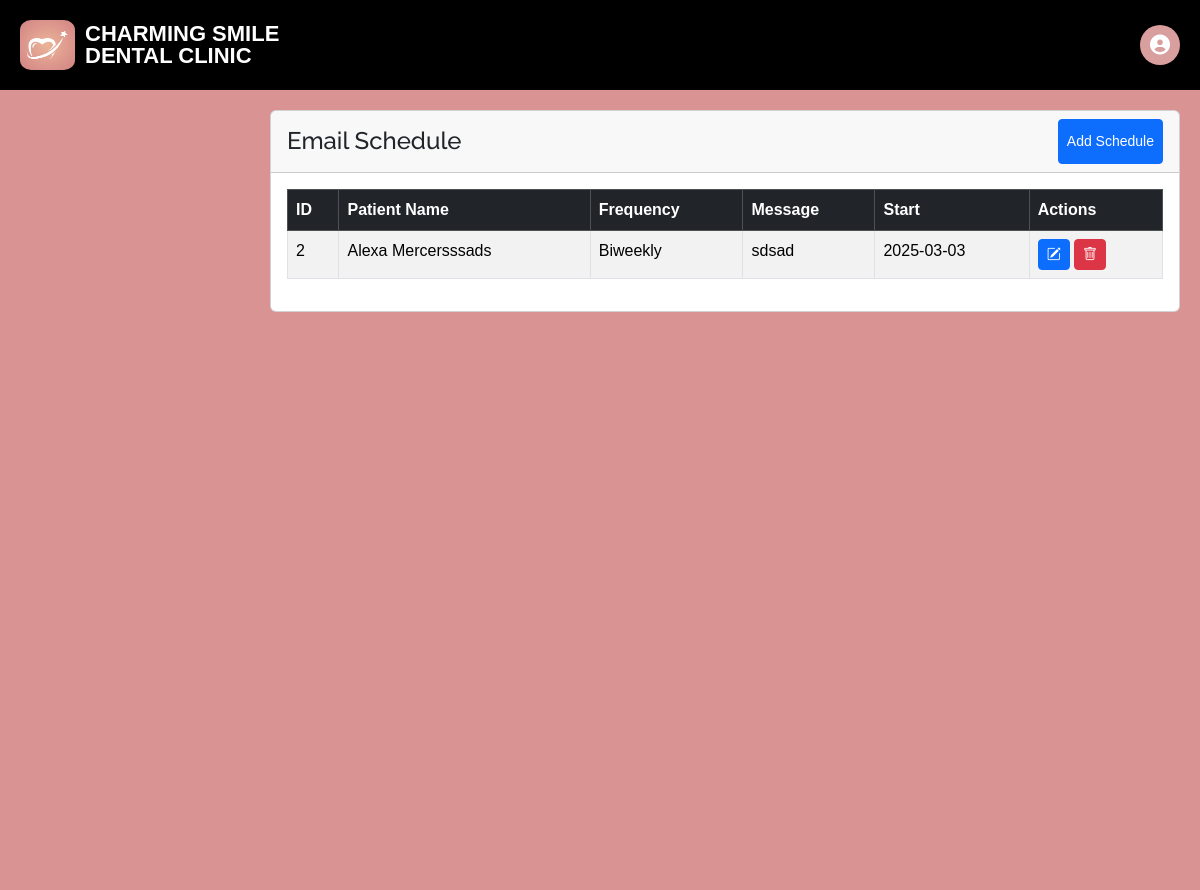
The app's page /receptionist_admin/recepSMS.php with its own data.
### tables this page shows
CREATE TABLE `emailsched` (
  `id` int(11) NOT NULL,
  `patientid` int(11) NOT NULL,
  `frequency` text NOT NULL,
  `message` text NOT NULL,
  `start` date NOT NULL DEFAULT current_timestamp(),
  `last_send` date DEFAULT NULL
);

CREATE TABLE `users` (
  `id` int(11) NOT NULL,
  `first_name` varchar(50) NOT NULL,
  `middle_name` varchar(50) NOT NULL,
  `last_name` varchar(50) NOT NULL,
  `address` varchar(255) NOT NULL,
  `birthdate` date NOT NULL,
  `gender` enum('Male','Female') NOT NULL,
  `mobile` varchar(15) NOT NULL,
  `email` varchar(100) NOT NULL,
  `username` varchar(50) NOT NULL,
  `password` varchar(255) NOT NULL,
  `created_at` timestamp NOT NULL DEFAULT current_timestamp(),
  `usertype` enum('patient') NOT NULL DEFAULT 'patient',
  `emergencyname` text DEFAULT NULL,
  `emergencycontact` text DEFAULT NULL,
  `otp` text DEFAULT NULL,
  `status` text NOT NULL DEFAULT 'inactive',
  `last_login` date NOT NULL DEFAULT current_timestamp()
);

### receptionist_admin/recepSMS.php (the view, shortened to what this page needs)
<?php
require_once '../db/config.php';
?>
<!DOCTYPE html>
<html lang="en">
<head>
    <?php require_once "../db/head.php" ?>
    <link rel="stylesheet" href="adminStyles.css">
</head>
<body>
    <?php require_once "../db/header.php" ?>
    <div class="main-wrapper">
        <div class="main-content">
            <div class="card">
                <div class="card-header">
                    <div class="d-flex justify-content-between">
                        <h4 class=" mt-2">Email Schedule</h4>
                        <button class="btn btn-sm btn-primary" id="addScheduleBtn">Add Schedule</button>
                    </div>
                </div>
                <div class="card-body">
                    <table class="table table-striped table-bordered">
                        <thead class="table-dark">
                            <tr>
                                <th>ID</th>
                                <th>Patient Name</th>
                                <th>Frequency</th>
                                <th>Message</th>
                                <th>Start</th>
                                <th>Actions</th>
                            </tr>
                        </thead>
                        <tbody>
                            <?php
                            $query = "
                             SELECT emailsched.id, users.first_name, users.last_name, emailsched.frequency, emailsched.message, emailsched.start
                             FROM emailsched
                             JOIN users ON users.id = emailsched.patientid
                             ORDER BY emailsched.start DESC
                         ";
                            $result = $db->query($query);
                            if ($result->num_rows > 0):
                                while ($row = $result->fetch_assoc()):
                                    ?>
                                    <tr>
                                        <td><?= $row['id']; ?></td>
                                        <td><?= $row['first_name'] . ' ' . $row['last_name']; ?></td>
                                        <td><?= ucfirst($row['frequency']); ?></td>
                                        <td><?= $row['message']; ?></td>
                                        <td><?= $row['start']; ?></td>
                                        <td>
                                            <button class="btn btn-primary btn-sm edit-btn" data-id="<?= $row['id']; ?>"
                                                data-frequency="<?= $row['frequency']; ?>"
                                                data-message="<?= $row['message']; ?>" data-start="<?= $row['start']; ?>">
                                                <i class="bi bi-pencil-square"></i>
                                            </button>
                                            <button class="btn btn-danger btn-sm delete-btn" data-id="<?= $row['id']; ?>">
                                                <i class="bi bi-trash"></i>
                                            </button>
                                        </td>
                                    </tr>
                                    <?php
                                endwhile;
                            else:
                                ?>
                                <tr>
                                    <td colspan="6" class="text-center">No records found</td>
                                </tr>
                                <?php
                            endif;
                            ?>
                        </tbody>
                    </table>
                </div>
            </div>
        </div>
    </div>
</body>
</html>

### css/style.css (style rules this page uses)
body { font-family: "Open Sans", sans-serif; color: #444444; }
h1, h2, h3, h4, h5, h6 { font-family: "Raleway", sans-serif; }

### receptionist_admin/adminStyles.css (style rules this page uses)
body { font-family: 'Arial', sans-serif; margin: 0; padding: 0; color: #5C3A31; background-color: #da9393; }
.main-wrapper { display: flex; padding-top: 90px; }
.main-content { margin-left: 250px; padding: 20px; box-sizing: border-box; flex-grow: 1; background-color: #da9393; min-height: 100vh; }

### records on screen
emailsched: id "2", users.first_name "Alexa", users.last_name "Mercersssads", frequency "Biweekly", message "sdsad", start "2025-03-03"
